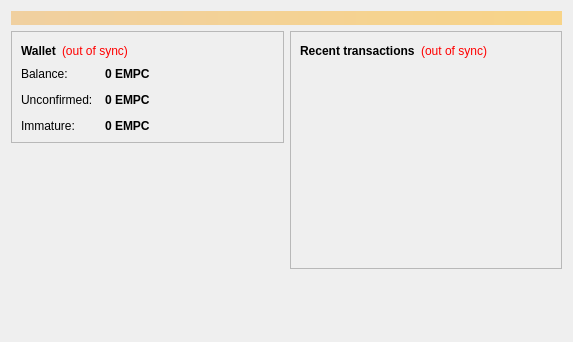
<?xml version="1.0" encoding="UTF-8"?>
<ui version="4.0">
 <class>OverviewPage</class>
 <widget class="QWidget" name="OverviewPage">
  <property name="geometry">
   <rect>
    <x>0</x>
    <y>0</y>
    <width>573</width>
    <height>342</height>
   </rect>
  </property>
  <property name="windowTitle">
   <string>Form</string>
  </property>
  <layout class="QVBoxLayout" name="topLayout">
   <item>
    <widget class="QLabel" name="labelAlerts">
     <property name="visible">
      <bool>false</bool>
     </property>
     <property name="styleSheet">
      <string notr="true">background-color: qlineargradient(x1: 0, y1: 0, x2: 1, y2: 0, stop:0 #F0D0A0, stop:1 #F8D488); color:#000000;</string>
     </property>
     <property name="wordWrap">
      <bool>true</bool>
     </property>
     <property name="margin">
      <number>3</number>
     </property>
    </widget>
   </item>
   <item>
    <layout class="QHBoxLayout" name="horizontalLayout" stretch="1,1">
     <item>
      <layout class="QVBoxLayout" name="verticalLayout_2">
       <item>
        <widget class="QFrame" name="frame">
         <property name="frameShape">
          <enum>QFrame::StyledPanel</enum>
         </property>
         <property name="frameShadow">
          <enum>QFrame::Raised</enum>
         </property>
         <layout class="QVBoxLayout" name="verticalLayout_4">
          <item>
           <layout class="QHBoxLayout" name="horizontalLayout_4">
            <item>
             <widget class="QLabel" name="label_5">
              <property name="font">
               <font>
                <weight>75</weight>
                <bold>true</bold>
               </font>
              </property>
              <property name="text">
               <string>Wallet</string>
              </property>
             </widget>
            </item>
            <item>
             <widget class="QLabel" name="labelWalletStatus">
              <property name="toolTip">
               <string>The displayed information may be out of date. Your wallet automatically synchronizes with the coinempzclassic network after a connection is established, but this process has not completed yet.</string>
              </property>
              <property name="styleSheet">
               <string notr="true">QLabel { color: red; }</string>
              </property>
              <property name="text">
               <string notr="true">(out of sync)</string>
              </property>
              <property name="alignment">
               <set>Qt::AlignLeading|Qt::AlignLeft|Qt::AlignVCenter</set>
              </property>
             </widget>
            </item>
            <item>
             <spacer name="horizontalSpacer_2">
              <property name="orientation">
               <enum>Qt::Horizontal</enum>
              </property>
              <property name="sizeHint" stdset="0">
               <size>
                <width>40</width>
                <height>20</height>
               </size>
              </property>
             </spacer>
            </item>
           </layout>
          </item>
          <item>
           <layout class="QFormLayout" name="formLayout_2">
            <property name="fieldGrowthPolicy">
             <enum>QFormLayout::AllNonFixedFieldsGrow</enum>
            </property>
            <property name="horizontalSpacing">
             <number>12</number>
            </property>
            <property name="verticalSpacing">
             <number>12</number>
            </property>
            <item row="0" column="0">
             <widget class="QLabel" name="label">
              <property name="text">
               <string>Balance:</string>
              </property>
             </widget>
            </item>
            <item row="0" column="1">
             <widget class="QLabel" name="labelBalance">
              <property name="font">
               <font>
                <weight>75</weight>
                <bold>true</bold>
               </font>
              </property>
              <property name="cursor">
               <cursorShape>IBeamCursor</cursorShape>
              </property>
              <property name="toolTip">
               <string>Your current balance</string>
              </property>
              <property name="text">
               <string notr="true">0 EMPC</string>
              </property>
              <property name="textInteractionFlags">
               <set>Qt::LinksAccessibleByMouse|Qt::TextSelectableByKeyboard|Qt::TextSelectableByMouse</set>
              </property>
             </widget>
            </item>
            <item row="1" column="0">
             <widget class="QLabel" name="label_3">
              <property name="text">
               <string>Unconfirmed:</string>
              </property>
             </widget>
            </item>
            <item row="1" column="1">
             <widget class="QLabel" name="labelUnconfirmed">
              <property name="font">
               <font>
                <weight>75</weight>
                <bold>true</bold>
               </font>
              </property>
              <property name="cursor">
               <cursorShape>IBeamCursor</cursorShape>
              </property>
              <property name="toolTip">
               <string>Total of transactions that have yet to be confirmed, and do not yet count toward the current balance</string>
              </property>
              <property name="text">
               <string notr="true">0 EMPC</string>
              </property>
              <property name="textInteractionFlags">
               <set>Qt::LinksAccessibleByMouse|Qt::TextSelectableByKeyboard|Qt::TextSelectableByMouse</set>
              </property>
             </widget>
            </item>
            <item row="2" column="0">
             <widget class="QLabel" name="labelImmatureText">
              <property name="text">
               <string>Immature:</string>
              </property>
             </widget>
            </item>
            <item row="2" column="1">
             <widget class="QLabel" name="labelImmature">
              <property name="font">
               <font>
                <weight>75</weight>
                <bold>true</bold>
               </font>
              </property>
              <property name="toolTip">
               <string>Mined balance that has not yet matured</string>
              </property>
              <property name="text">
               <string notr="true">0 EMPC</string>
              </property>
              <property name="textInteractionFlags">
               <set>Qt::LinksAccessibleByMouse|Qt::TextSelectableByKeyboard|Qt::TextSelectableByMouse</set>
              </property>
             </widget>
            </item>
           </layout>
          </item>
         </layout>
        </widget>
       </item>
       <item>
        <spacer name="verticalSpacer">
         <property name="orientation">
          <enum>Qt::Vertical</enum>
         </property>
         <property name="sizeHint" stdset="0">
          <size>
           <width>20</width>
           <height>40</height>
          </size>
         </property>
        </spacer>
       </item>
        <item>
         <widget class="QLabel" name="label_wallet_bgcoin">
          <property name="text">
           <string/>
          </property>
          <property name="pixmap">
           <pixmap resource="../bitcoin.qrc">:/images/wallet_bgcoin</pixmap>
          </property>
          <property name="scaledContents">
           <bool>false</bool>
          </property>
          <property name="alignment">
           <set>Qt::AlignCenter</set>
          </property>
          <property name="margin">
           <number>-2</number>
          </property>
         </widget>
        </item>
        <item>
         <widget class="QLabel" name="label_6">
          <property name="text">
           <string/>
          </property>
         </widget>
        </item>
      </layout>
     </item>
     <item>
      <layout class="QVBoxLayout" name="verticalLayout_3">
       <item>
        <widget class="QFrame" name="frame_2">
         <property name="frameShape">
          <enum>QFrame::StyledPanel</enum>
         </property>
         <property name="frameShadow">
          <enum>QFrame::Raised</enum>
         </property>
         <layout class="QVBoxLayout" name="verticalLayout">
          <item>
           <layout class="QHBoxLayout" name="horizontalLayout_2">
            <item>
             <widget class="QLabel" name="label_4">
              <property name="text">
               <string>&lt;b&gt;Recent transactions&lt;/b&gt;</string>
              </property>
             </widget>
            </item>
            <item>
             <widget class="QLabel" name="labelTransactionsStatus">
              <property name="toolTip">
               <string>The displayed information may be out of date. Your wallet automatically synchronizes with the coinempzclassic network after a connection is established, but this process has not completed yet.</string>
              </property>
              <property name="styleSheet">
               <string notr="true">QLabel { color: red; }</string>
              </property>
              <property name="text">
               <string notr="true">(out of sync)</string>
              </property>
              <property name="alignment">
               <set>Qt::AlignRight|Qt::AlignTrailing|Qt::AlignVCenter</set>
              </property>
             </widget>
            </item>
            <item>
             <spacer name="horizontalSpacer">
              <property name="orientation">
               <enum>Qt::Horizontal</enum>
              </property>
              <property name="sizeHint" stdset="0">
               <size>
                <width>40</width>
                <height>20</height>
               </size>
              </property>
             </spacer>
            </item>
           </layout>
          </item>
          <item>
           <widget class="QListView" name="listTransactions">
            <property name="styleSheet">
             <string notr="true">QListView { background: transparent; }</string>
            </property>
            <property name="frameShape">
             <enum>QFrame::NoFrame</enum>
            </property>
            <property name="verticalScrollBarPolicy">
             <enum>Qt::ScrollBarAlwaysOff</enum>
            </property>
            <property name="horizontalScrollBarPolicy">
             <enum>Qt::ScrollBarAlwaysOff</enum>
            </property>
            <property name="selectionMode">
             <enum>QAbstractItemView::NoSelection</enum>
            </property>
           </widget>
          </item>
         </layout>
        </widget>
       </item>
       <item>
        <spacer name="verticalSpacer_2">
         <property name="orientation">
          <enum>Qt::Vertical</enum>
         </property>
         <property name="sizeHint" stdset="0">
          <size>
           <width>20</width>
           <height>40</height>
          </size>
         </property>
        </spacer>
       </item>
      </layout>
     </item>
    </layout>
   </item>
  </layout>
 </widget>
 <resources/>
 <connections/>
</ui>
